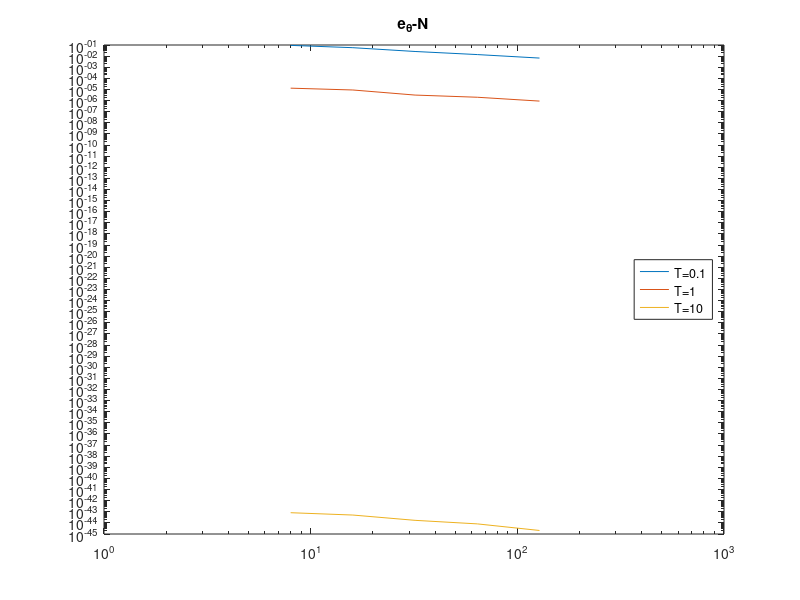
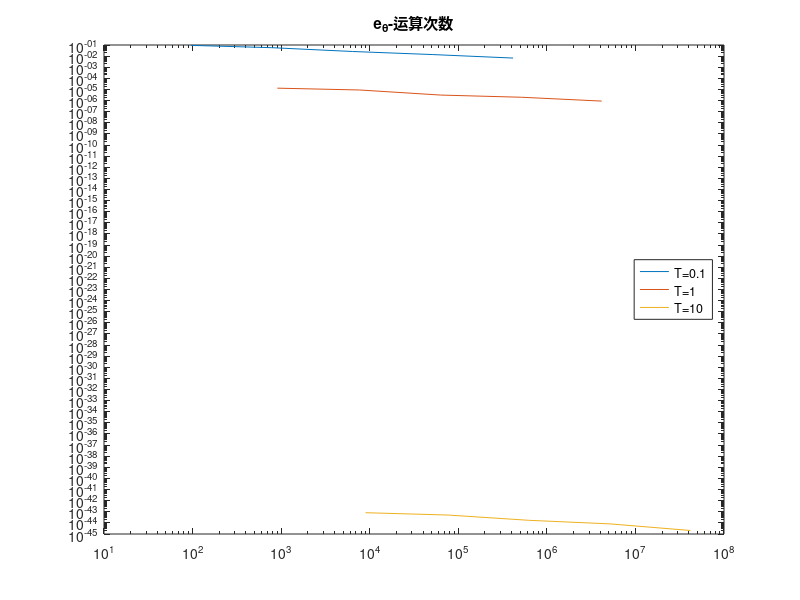

The MATLAB source for these figures, in order: (Note: a time limit stopped this script after it produced the figures.)
for theta=[0,1/2-1/(12*6/5),1/2,1]
    iter_box=[];%用于存储运算次数
    e_theta_box=[];%用于存储误差
    for n=3:7
        N=2^n;%计算N
        x=linspace(0,1,N+1);%打均匀网格
        U=[linspace(0,0,floor(1/3*N+1)),linspace(1,1,floor(2/3*N+1)-floor(1/3*N+1)),linspace(0,0,N+1-floor(2/3*N+1))];%初值条件
        h=1/N;%空间步长

        k=1:1:30;
        kp=k.*pi;
        m1=2*(cos(kp/3)-cos(2*kp/3))./(kp);
        m2=sin(kp'*x);
        m31=exp(-(kp).^2*0.1);
        m32=exp(-(kp).^2*1);
        m33=exp(-(kp).^2*10);
        u1=m1.*m31*m2;
        u2=m1.*m32*m2;
        u3=m1.*m33*m2;
        sol=[u1;u2;u3];

        %确定时间步长
        if theta==1/2-1/(12*6/5)
            tau=5/6*h^2;
        elseif theta==1/2
            tau=h^2;
        elseif theta==1
            tau=h;
        else
            tau=1/2*h^2;
        end

        iter_t=0;

        iter_box_temp=[];%用于存储N下运算次数
        e_theta_box_temp=[];%用于存储N下运算误差

        N_tem=0;%运算到第几个时间层
        j=0;
        for T=[0.1,1,10]
            j=j+1;

            %构建方程组
            diag_ele=1/tau+2*theta/h^2;%系数矩阵的对角元
            iter_t=iter_t+5;%更新iter_t
            diag_ele_vec=linspace(diag_ele,diag_ele,N-1);%系数矩阵的对角元（排成向量）
            while tau*N_tem<T

                F=(1-theta)*(U(1:N-1)-2*U(2:N)+U(3:N+1))/h^2+(1/tau)*U(2:N);%线性方程组右端项

                if theta==0
                    % F=F./diag_ele_vec;
                    A=diag(diag_ele_vec);
                    F=A\F';
                    F=F';
                    iter_t=iter_t+N-1;
                else
                    sub_diag_ele=-theta/h^2;%系数矩阵的次对角元
                    iter_t=iter_t+2;%更新iter_t
                    sub_diag_ele_vec=linspace(sub_diag_ele,sub_diag_ele,N-2);%系数矩阵的次对角元（排成向量）
                    A=diag(diag_ele_vec)+diag(sub_diag_ele_vec,1)+diag(sub_diag_ele_vec,-1);%系数矩阵
                    
                    %追赶法求解方程组
                    %带状LU分解
                    for i = 1:N-2
                        A(i+1,i)=A(i+1,i)/A(i,i);
                        A(i+1,i+1)=A(i+1,i+1)-A(i,i+1)*A(i,i+1)/A(i,i);
                        iter_t=iter_t+4;%更新iter_t
                    end
                    %解下三角方程组
                    for k = 2:N-1
                        F(k:N-1)=F(k:N-1)-A(k:N-1,k-1)'*F(k-1);
                        iter_t=iter_t+2*(N-k);%更新iter_t
                    end
                    %解上三角方程组
                    for k = N-2:-1:1
                        F(k+1)=F(k+1)/A(k+1,k+1);
                        F(1:k)=F(1:k)-A(1:k,k+1)'*F(k+1);
                        iter_t=iter_t+2*k+1;%更新iter_t
                    end
                    F(1)=F(1)/A(1,1);
                    iter_t=iter_t+1;%更新iter_t
                end
                
                U=[0,F,0];%加边界条件
                N_tem=N_tem+1;%更新迭代步数
            end
            e_theta=max(abs(U-sol(j,:)));
            iter_box_temp=[iter_box_temp;iter_t];
            e_theta_box_temp=[e_theta_box_temp;e_theta];

        end

        iter_box=[iter_box,iter_box_temp];
        e_theta_box=[e_theta_box,e_theta_box_temp];

    end

    %处理数据并作图
    XN=[8,16,32,64,128];
    loglog(XN,e_theta_box(1,:));
    hold on;
    loglog(XN,e_theta_box(2,:));
    hold on;
    loglog(XN,e_theta_box(3,:));
    legend('T=0.1','T=1','T=10','Location','east');
    title(strcat('e_{\theta}-N'));
    saveas(gcf,strcat('theta=',num2str(theta),',N_e,no.jpg'));
    clf;
    loglog(iter_box(1,:),e_theta_box(1,:));
    hold on;
    loglog(iter_box(2,:),e_theta_box(2,:));
    hold on;
    loglog(iter_box(3,:),e_theta_box(3,:));
    legend('T=0.1','T=1','T=10','Location','east');
    title(strcat('e_{\theta}-运算次数'));
    saveas(gcf,strcat('theta=',num2str(theta),',iter_e,no.jpg'));
    clf;
end
